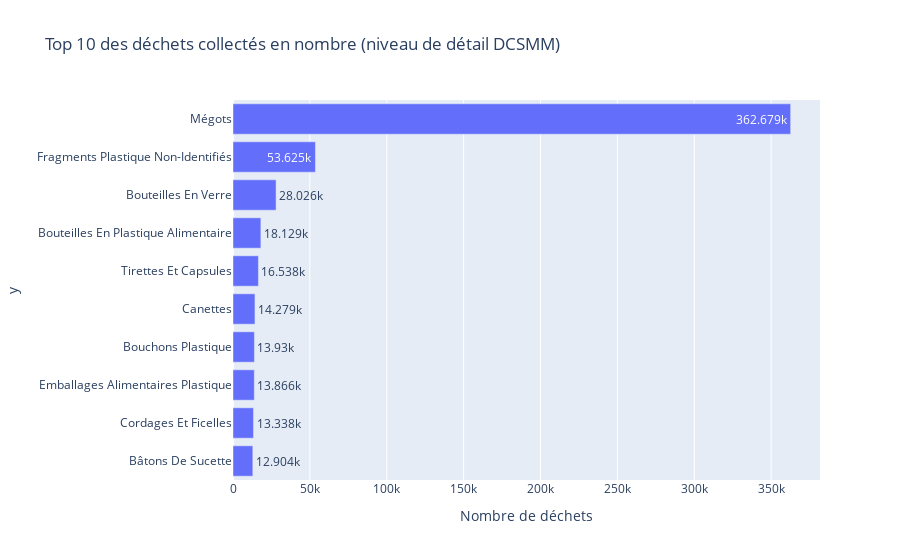

Write notebook code for a chart like this one.
### Code cell
#Top 10 des déchets le plus représentés en nombre
df_top10 = df_dcsmm.groupby("Type déchet DCSMM")["Nombre de déchets"].sum().sort_values(ascending = True).tail(10)

#Graphique à barres horizontales du nombre de déchets par type
fig = px.bar(df_top10, x="Nombre de déchets", y=df_top10.index,
             title = "Top 10 des déchets collectés en nombre (niveau de détail DCSMM)",
             text_auto = True)
 
fig.show()

### Figure 1 — Plotly figure (JSON) as saved in the notebook; plotly's stock layout.template omitted (floating-point values rounded to 4 significant figures)
{"data": [{"alignmentgroup": "True", "hovertemplate": "Nombre de déchets=%{x}<br>y=%{y}<extra></extra>", "legendgroup": "", "marker": {"color": "#636efa", "pattern": {"shape": ""}}, "name": "", "offsetgroup": "", "orientation": "h", "showlegend": false, "textposition": "auto", "texttemplate": "%{x}", "type": "bar", "x": [12904, 13338, 13866, 13930, 14279, 16538, 18129, 28026, 53625, 362679], "xaxis": "x", "y": ["Bâtons De Sucette", "Cordages Et Ficelles", "Emballages Alimentaires Plastique", "Bouchons Plastique", "Canettes", "Tirettes Et Capsules", "Bouteilles En Plastique Alimentaire", "Bouteilles En Verre", "Fragments Plastique Non-Identifiés", "Mégots"], "yaxis": "y"}], "layout": {"barmode": "relative", "legend": {"tracegroupgap": 0}, "title": {"text": "Top 10 des déchets collectés en nombre (niveau de détail DCSMM)"}, "xaxis": {"anchor": "y", "domain": [0, 1], "title": {"text": "Nombre de déchets"}}, "yaxis": {"anchor": "x", "domain": [0, 1], "title": {"text": "y"}}}}
